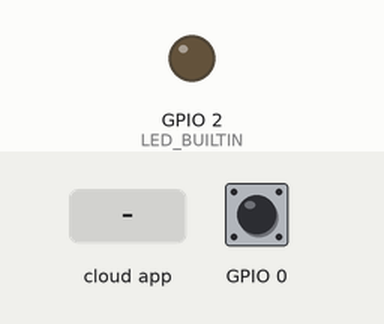
The sketch below on a simulated ESP8266 (NodeMCU). On the bench: output pins drawn as LEDs (lit = HIGH, except the on-board LED, lit = LOW). Inputs (shaded band) come from the test bench; at power-on: GPIO 0 HIGH. WiFi joins after 1.5 s; servers stay silent unless stated; the Firebase database answers and starts empty; what the sketch prints to the serial monitor is not drawn.

Above: at 2.7 s.
2.8 s: the phone or cloud app sets durum to 1
At 4.2 s:
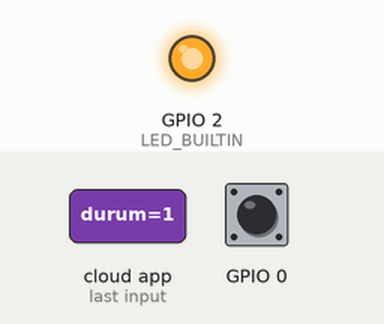
Timing chart, 0 to 5.8 s (numbered marks = the images above; inputs shaded):
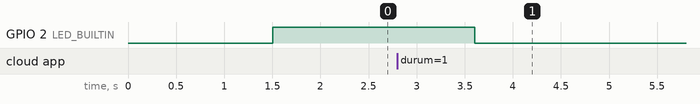

Measured:
- after the input at 2.8 s, GPIO 2 (LED_BUILTIN): HIGH → LOW after 0.80 s

The sketch:

esp8266_ile_otokapi.ino
```cpp
#include <ESP8266WiFi.h>
#include <FirebaseArduino.h>

// Set these to run example.
#define FIREBASE_HOST "******"
#define FIREBASE_AUTH "********"
#define WIFI_SSID "******"
#define WIFI_PASSWORD "*****"

int dur  = 0;
int a = 0;
void setup() {
Serial.begin(9600);

  // connect to wifi.
  WiFi.begin(WIFI_SSID, WIFI_PASSWORD);
  Serial.print("connecting");
  while (WiFi.status() != WL_CONNECTED) {
    Serial.print(".");
    delay(500);
  }
  Serial.println();
  Serial.print("connected: ");
  Serial.println(WiFi.localIP());

  Firebase.begin(FIREBASE_HOST, FIREBASE_AUTH);
  pinMode(0, INPUT);
  pinMode(LED_BUILTIN, OUTPUT);
  digitalWrite(LED_BUILTIN, HIGH);
}

void loop() {
  Firebase.setString("message", "hello world");
  String roleDurum = Firebase.getString("durum");
  Serial.print("roleDurum");
  Serial.print(roleDurum);

  a = digitalRead(0);
  Firebase.setInt("messa", a);

  if(roleDurum == "1" && dur == 0){
     digitalWrite(LED_BUILTIN, HIGH);
     delay(300);
     digitalWrite(LED_BUILTIN, LOW);
     dur = 1;
  }else if(roleDurum == "0" && dur == 1){
     digitalWrite(LED_BUILTIN, HIGH);
     delay(300);
     digitalWrite(LED_BUILTIN, LOW);
     dur = 0;
  }
}
```
